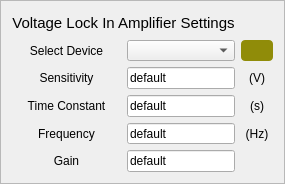
          <widget class="QFrame" name="frame_Voltage_Lockin_Setting">
           <property name="styleSheet">
            <string notr="true">#frame_Voltage_Lockin_Setting{
border:1px solid rgb(168,168,168)
}</string>
           </property>
           <property name="frameShape">
            <enum>QFrame::StyledPanel</enum>
           </property>
           <property name="frameShadow">
            <enum>QFrame::Raised</enum>
           </property>
           <layout class="QGridLayout" name="gridLayout_5" rowstretch="1,1,1,1,1,1" columnstretch="2,2,0">
            <item row="0" column="0" colspan="2">
             <widget class="QLabel" name="label_Voltage_LI_Settings">
              <property name="minimumSize">
               <size>
                <width>60</width>
                <height>20</height>
               </size>
              </property>
              <property name="font">
               <font>
                <pointsize>11</pointsize>
               </font>
              </property>
              <property name="styleSheet">
               <string notr="true">#label_ImageNum{
color: rgb(168, 168, 168)
}</string>
              </property>
              <property name="text">
               <string>Voltage Lock In Amplifier Settings</string>
              </property>
              <property name="alignment">
               <set>Qt::AlignCenter</set>
              </property>
             </widget>
            </item>
            <item row="1" column="0">
             <widget class="QLabel" name="label_9">
              <property name="minimumSize">
               <size>
                <width>60</width>
                <height>20</height>
               </size>
              </property>
              <property name="styleSheet">
               <string notr="true">#label_ImageNum{
color: rgb(168, 168, 168)
}</string>
              </property>
              <property name="text">
               <string>Select Device</string>
              </property>
              <property name="alignment">
               <set>Qt::AlignCenter</set>
              </property>
             </widget>
            </item>
            <item row="1" column="1">
             <widget class="QComboBox" name="comboBox_Voltage_LI_SelectDevice">
              <property name="minimumSize">
               <size>
                <width>50</width>
                <height>20</height>
               </size>
              </property>
              <property name="maximumSize">
               <size>
                <width>16777215</width>
                <height>16777215</height>
               </size>
              </property>
              <property name="currentIndex">
               <number>-1</number>
              </property>
             </widget>
            </item>
            <item row="1" column="2">
             <widget class="QPushButton" name="pushButton_Voltage_LI_Indicator">
              <property name="sizePolicy">
               <sizepolicy hsizetype="Preferred" vsizetype="Preferred">
                <horstretch>0</horstretch>
                <verstretch>0</verstretch>
               </sizepolicy>
              </property>
              <property name="minimumSize">
               <size>
                <width>20</width>
                <height>20</height>
               </size>
              </property>
              <property name="maximumSize">
               <size>
                <width>16777215</width>
                <height>16777215</height>
               </size>
              </property>
              <property name="toolTip">
               <string/>
              </property>
              <property name="styleSheet">
               <string notr="true">#pushButton_Voltage_LI_Indicator{
background: rgb(144, 140, 9);
 border-radius: 4px;
}</string>
              </property>
              <property name="text">
               <string/>
              </property>
              <property name="default">
               <bool>false</bool>
              </property>
             </widget>
            </item>
            <item row="2" column="0">
             <widget class="QLabel" name="label_5">
              <property name="minimumSize">
               <size>
                <width>60</width>
                <height>20</height>
               </size>
              </property>
              <property name="styleSheet">
               <string notr="true">#label_ImageNum{
color: rgb(168, 168, 168)
}</string>
              </property>
              <property name="text">
               <string>Sensitivity</string>
              </property>
              <property name="alignment">
               <set>Qt::AlignCenter</set>
              </property>
             </widget>
            </item>
            <item row="2" column="1">
             <widget class="QLineEdit" name="lineEdit_Voltage_LI_Sensitivity">
              <property name="minimumSize">
               <size>
                <width>50</width>
                <height>20</height>
               </size>
              </property>
              <property name="maximumSize">
               <size>
                <width>16777215</width>
                <height>16777215</height>
               </size>
              </property>
              <property name="toolTip">
               <string>0 --&gt; 2 nV/fA; 1--&gt;5nV/fA, 2--&gt;10nV/fA, 3--&gt;20nV/fA, ..., 26 --&gt; 1V/uA</string>
              </property>
              <property name="text">
               <string>default</string>
              </property>
             </widget>
            </item>
            <item row="3" column="0">
             <widget class="QLabel" name="label_3">
              <property name="minimumSize">
               <size>
                <width>60</width>
                <height>20</height>
               </size>
              </property>
              <property name="styleSheet">
               <string notr="true">#label_ImageNum{
color: rgb(168, 168, 168)
}</string>
              </property>
              <property name="text">
               <string>Time Constant</string>
              </property>
              <property name="alignment">
               <set>Qt::AlignCenter</set>
              </property>
             </widget>
            </item>
            <item row="3" column="1">
             <widget class="QLineEdit" name="lineEdit_Voltage_LI_Timeconstant">
              <property name="minimumSize">
               <size>
                <width>50</width>
                <height>20</height>
               </size>
              </property>
              <property name="maximumSize">
               <size>
                <width>16777215</width>
                <height>16777215</height>
               </size>
              </property>
              <property name="toolTip">
               <string>0 --&gt; 10 us; 1--&gt;30us, 2--&gt;100us, 3--&gt;300us, ..., 19 --&gt; 30ks</string>
              </property>
              <property name="text">
               <string>default</string>
              </property>
             </widget>
            </item>
            <item row="4" column="0">
             <widget class="QLabel" name="label_2">
              <property name="minimumSize">
               <size>
                <width>80</width>
                <height>20</height>
               </size>
              </property>
              <property name="maximumSize">
               <size>
                <width>200</width>
                <height>16777215</height>
               </size>
              </property>
              <property name="text">
               <string>Frequency</string>
              </property>
              <property name="alignment">
               <set>Qt::AlignCenter</set>
              </property>
             </widget>
            </item>
            <item row="4" column="1">
             <widget class="QLineEdit" name="lineEdit_Voltage_LI_Frequency">
              <property name="minimumSize">
               <size>
                <width>50</width>
                <height>20</height>
               </size>
              </property>
              <property name="maximumSize">
               <size>
                <width>16777215</width>
                <height>16777215</height>
               </size>
              </property>
              <property name="text">
               <string>default</string>
              </property>
             </widget>
            </item>
            <item row="4" column="2">
             <widget class="QLabel" name="label_6">
              <property name="minimumSize">
               <size>
                <width>20</width>
                <height>20</height>
               </size>
              </property>
              <property name="toolTip">
               <string notr="true"/>
              </property>
              <property name="text">
               <string>(Hz)</string>
              </property>
              <property name="alignment">
               <set>Qt::AlignCenter</set>
              </property>
             </widget>
            </item>
            <item row="5" column="0">
             <widget class="QLabel" name="label_4">
              <property name="minimumSize">
               <size>
                <width>80</width>
                <height>20</height>
               </size>
              </property>
              <property name="maximumSize">
               <size>
                <width>200</width>
                <height>16777215</height>
               </size>
              </property>
              <property name="text">
               <string>Gain</string>
              </property>
              <property name="alignment">
               <set>Qt::AlignCenter</set>
              </property>
             </widget>
            </item>
            <item row="5" column="1">
             <widget class="QLineEdit" name="lineEdit_Voltage_LI_Gain">
              <property name="minimumSize">
               <size>
                <width>50</width>
                <height>20</height>
               </size>
              </property>
              <property name="maximumSize">
               <size>
                <width>16777215</width>
                <height>16777215</height>
               </size>
              </property>
              <property name="text">
               <string>default</string>
              </property>
             </widget>
            </item>
            <item row="2" column="2">
             <widget class="QLabel" name="label_16">
              <property name="minimumSize">
               <size>
                <width>20</width>
                <height>20</height>
               </size>
              </property>
              <property name="toolTip">
               <string notr="true"/>
              </property>
              <property name="text">
               <string>(V)</string>
              </property>
              <property name="alignment">
               <set>Qt::AlignCenter</set>
              </property>
             </widget>
            </item>
            <item row="3" column="2">
             <widget class="QLabel" name="label_17">
              <property name="minimumSize">
               <size>
                <width>20</width>
                <height>20</height>
               </size>
              </property>
              <property name="toolTip">
               <string notr="true"/>
              </property>
              <property name="text">
               <string>(s)</string>
              </property>
              <property name="alignment">
               <set>Qt::AlignCenter</set>
              </property>
             </widget>
            </item>
           </layout>
          </widget>
